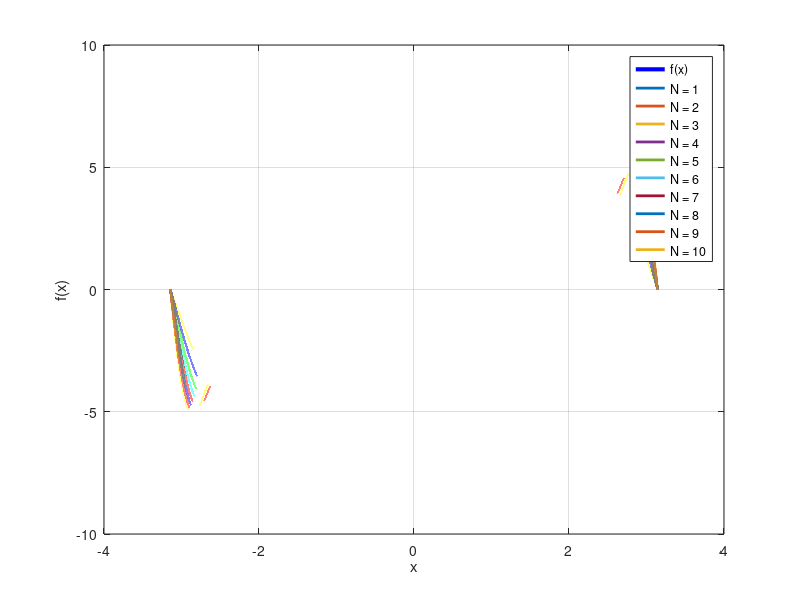

Source code (MATLAB):
%% assignment Fourier series exercise question-2(b)
% General script for calculating all the fourier coefficients and plotting
% Akash kharita 17411002
% Please run the file and see the diagram, Change the input parameters
% according to your needs
clc; clear all; close all;
    h = 0.00001;
    x = [-pi:h:pi]; % range of X
    N = 10; % number of fourier coefficients
    a = 0;
    b = 3;
    c = 0;
 
    % actual function
    f0 = @(a,b,c,x) a*x.^2+b*x+c;
    y = f0(a,b,c,x);
    % plot
    figure;
    plot(x,y,'b','LineWidth',3,'DisplayName','f(x)'); grid on
    xlabel('x')
    ylabel('f(x)')
    hold on;
    
    % Compute coefficients 
    a0 = (1/(2*pi))*(h/2)*(y(1)+sum(2*y(2:end-1))+y(end));
   
    for ii = 1:N
        f1 = @(a,b,c,n,x) (a*x.^2+b*x+c)*(cos(n*x))';
        y1 = f1(a,b,c,ii,x);
        an(ii) = (1/(2*pi))*(h/2)*(y1(1)+sum(2*y1(2:end-1))+y1(end));
        f2 = @(a,b,c,n,x) (a*x.^2+b*x+c)*(sin(n*x))';
        y2 = f2(a,b,c,ii,x);
        bn(ii) = (1/(2*pi))*(h/2)*(y2(1)+sum(2*y2(2:end-1))+y2(end));
    end
    
    fx_ii = zeros(1,length(x)); % Initialize
    for ii = 1:N
        fourier_coeff = (an(ii)*cos(ii*x) + bn(ii)*sin(ii*x));
        fx_ii = fx_ii + fourier_coeff;
        plot(x,fx_ii+a0,'LineWidth',2,'DisplayName',['N = ',num2str(ii)]) % Uncomment this line to see ALL of them
    end
    legend show